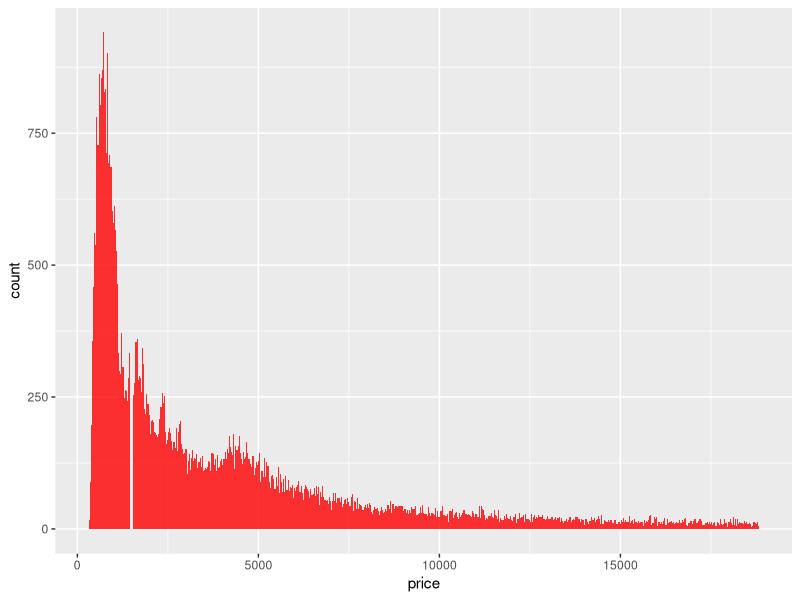
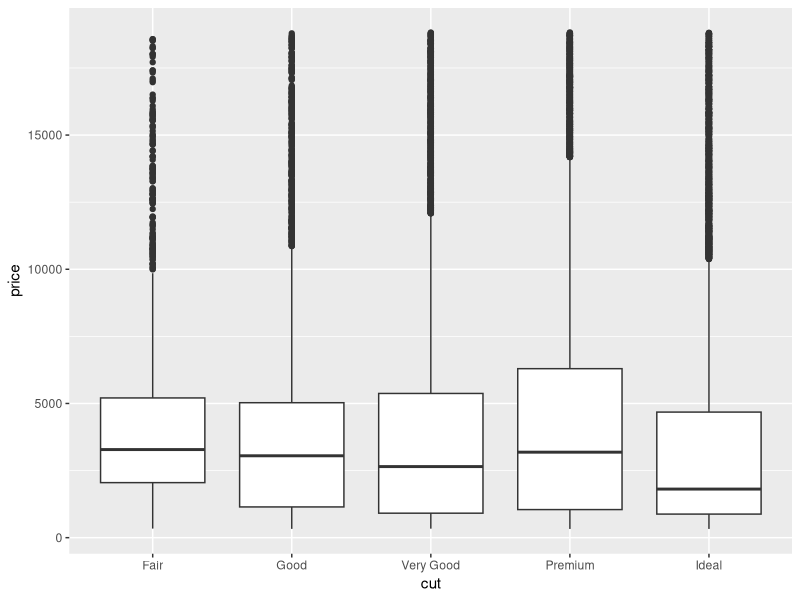
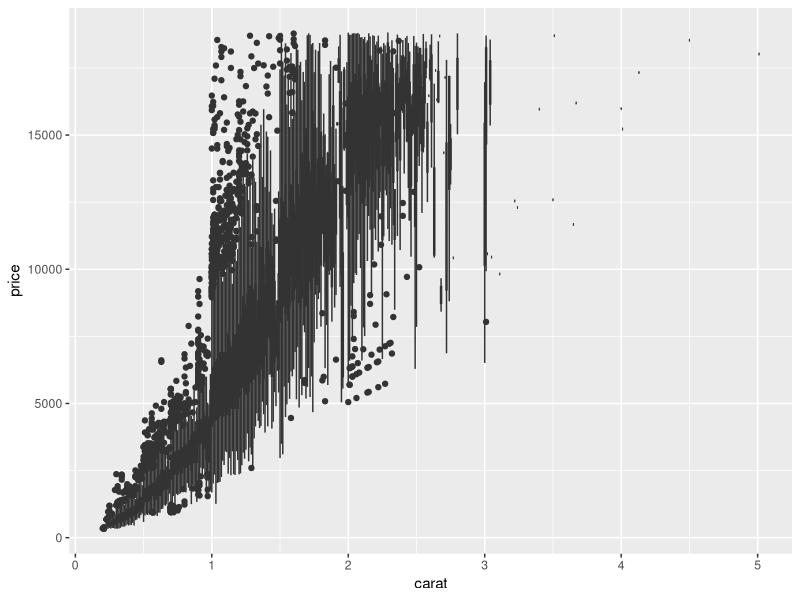
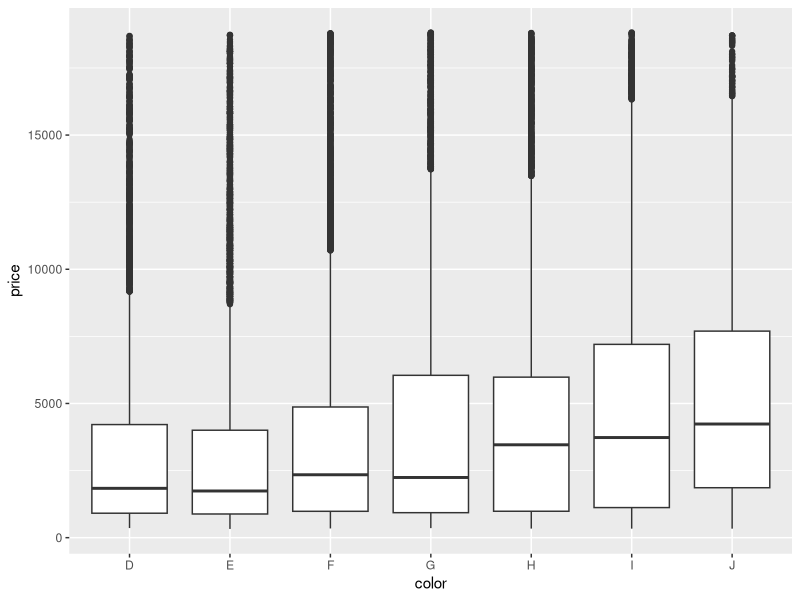
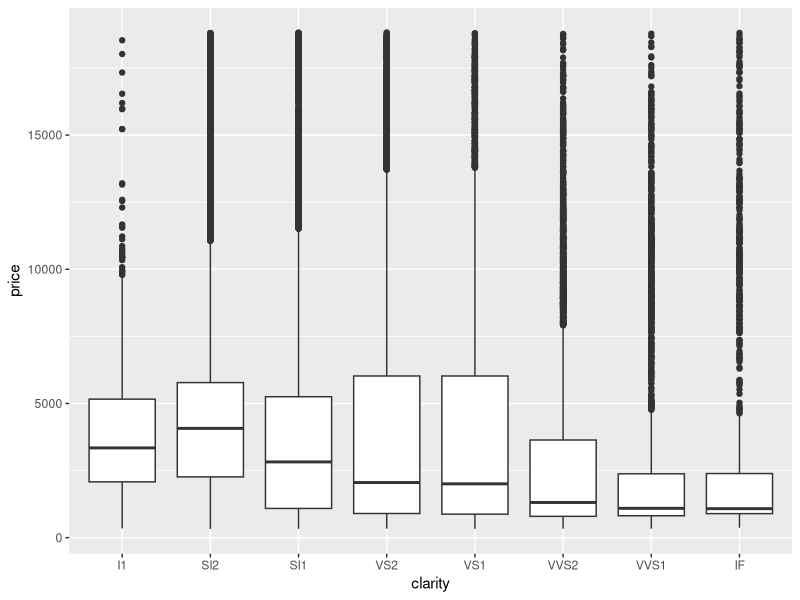
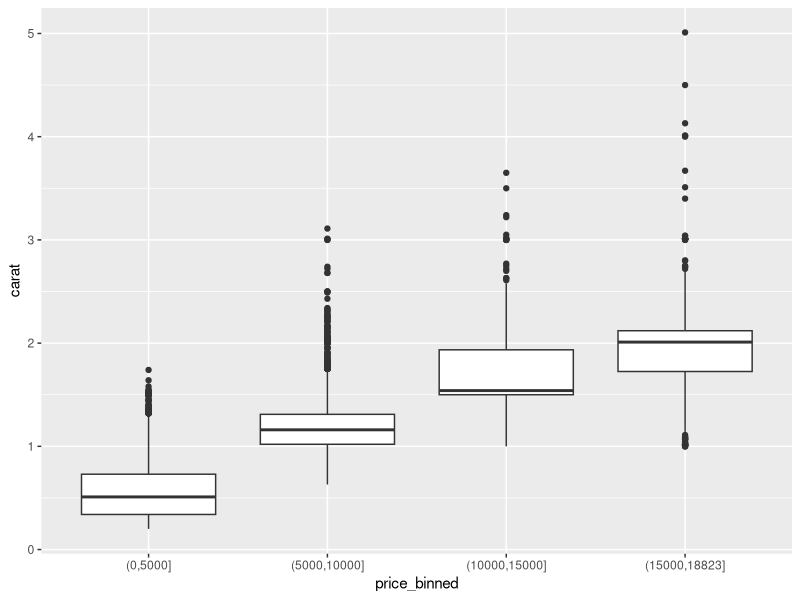

R code for these plots, in order:
library(tidyverse)
?diamonds

# Question 1

diamonds %>% 
  ggplot(aes(price)) + 
  geom_histogram(alpha = .8, binwidth = 30, fill = "red")

# my graph reveals the massive price differential between different diamonds. The vast majority of the diamonds are between some $300-$5000, with a much smaller amount of higher quality diamonds on the far end. 

# Question 2

ggplot(data = diamonds, mapping = aes(x = cut , y = price)) +
  geom_boxplot()

ggplot(data = diamonds, mapping = aes(x = carat , y = price, group = carat)) +
  geom_boxplot()

ggplot(data = diamonds, mapping = aes(x = color , y = price)) +
  geom_boxplot()

ggplot(data = diamonds, mapping = aes(x = clarity , y = price)) +
  geom_boxplot()

summary(diamonds$carat)

# It seems that carat has the biggest effect on price, as there is a clear and steep curve as the carat of the diamond increases. There were some minor differences on the means and higher quartials of clarity, color, and cut, but none as extreme as that in carat.

# Question 3

diamonds %>% 
  filter(!is.na(carat), !is.na(price)) %>%
  mutate(price_binned = cut(price, breaks=c(seq(0, max(price), 5000), 
                                            max(price)), dig.lab=10)) %>%
  ggplot(., aes(price_binned, carat)) + 
  geom_boxplot()

#